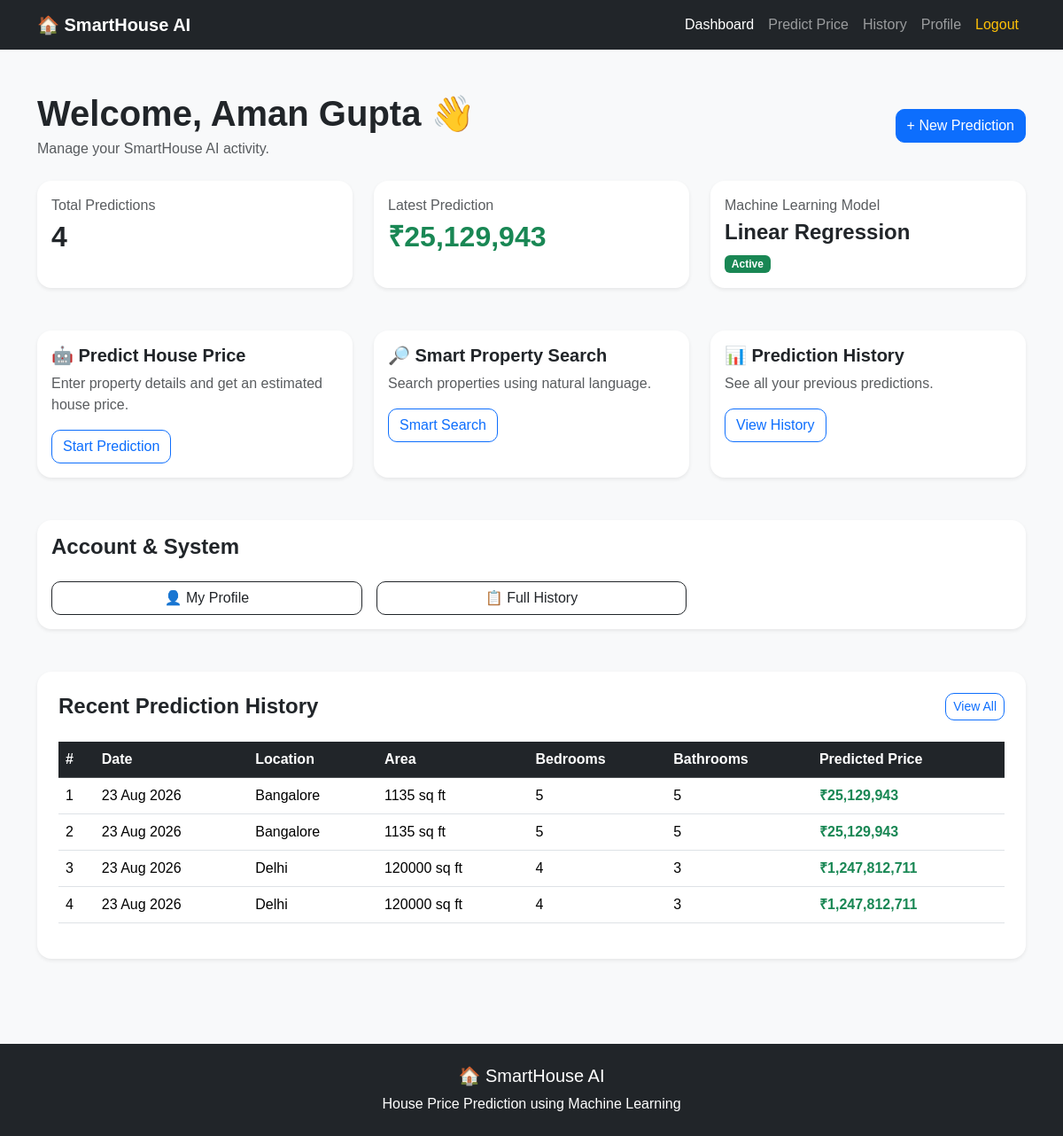
The app's page /dashboard (signed in) with its own data.
### database/models.py (models this page shows)
class User(UserMixin, db.Model):
    __tablename__ = "users"
    id = db.Column(db.Integer, primary_key=True)
    name = db.Column(
        db.String(100),
        nullable=False
    )
    email = db.Column(
        db.String(120),
        unique=True,
        nullable=False
    )
    password_hash = db.Column(
        db.String(255),
        nullable=False
    )
    role = db.Column(
        db.String(20),
        default="user"
    )
    created_at = db.Column(
        db.DateTime,
        default=datetime.utcnow
    )
    predictions = db.relationship(
        "Prediction",
        backref="user",
        lazy=True,
        cascade="all, delete-orphan"
    )

class Prediction(db.Model):
    __tablename__ = "predictions"
    id = db.Column(
        db.Integer,
        primary_key=True
    )
    user_id = db.Column(
        db.Integer,
        db.ForeignKey("users.id"),
        nullable=True
    )
    area = db.Column(
        db.Float,
        nullable=False
    )
    bedrooms = db.Column(
        db.Integer,
        nullable=False
    )
    bathrooms = db.Column(
        db.Integer,
        nullable=False
    )
    location = db.Column(
        db.String(100),
        nullable=False
    )
    predicted_price = db.Column(
        db.Float,
        nullable=False
    )
    created_at = db.Column(
        db.DateTime,
        default=datetime.utcnow
    )

### routes/main.py (the view)
@main_bp.route("/dashboard")
@login_required
def dashboard():
    history = Prediction.query.filter_by(
        user_id=current_user.id
    ).order_by(
        Prediction.created_at.desc()
    ).all()
    return render_template(
        "dashboard.html",
        history=history
    )

### app.py (called while the page is built)
@login_manager.user_loader
def load_user(user_id):
    return db.session.get(
        User,
        int(user_id)
    )

### templates/dashboard.html (shortened to what this page needs)
<!DOCTYPE html>
<html lang="en">
<head>
    <link
        href="https://cdn.jsdelivr.net/npm/bootstrap@5.3.3/dist/css/bootstrap.min.css"
        rel="stylesheet"
    >
    <link
        rel="stylesheet"
        href="{{ url_for('static', filename='css/style.css') }}"
    >
</head>
<body class="bg-light">
<nav class="navbar navbar-expand-lg navbar-dark bg-dark">
    <div class="container">
        <a
            class="navbar-brand fw-bold"
            href="{{ url_for('index') }}"
        >
            🏠 SmartHouse AI
        </a>
        <div
            class="collapse navbar-collapse"
            id="navbarNav"
        >
            <ul class="navbar-nav ms-auto">
                <li class="nav-item">
                    <a
                        class="nav-link active"
                        href="{{ url_for('main.dashboard') }}"
                    >
                        Dashboard
                    </a>
                </li>
                <li class="nav-item">
                    <a
                        class="nav-link"
                        href="{{ url_for('main.predict') }}"
                    >
                        Predict Price
                    </a>
                </li>
                <li class="nav-item">
                    <a
                        class="nav-link"
                        href="{{ url_for('main.history') }}"
                    >
                        History
                    </a>
                </li>
                <li class="nav-item">
                    <a
                        class="nav-link"
                        href="{{ url_for('main.profile') }}"
                    >
                        Profile
                    </a>
                </li>
                <li class="nav-item">
                    <a
                        class="nav-link text-warning"
                        href="{{ url_for('auth.logout') }}"
                    >
                        Logout
                    </a>
                </li>
            </ul>
        </div>
    </div>
</nav>
<div class="container py-5">
    <div class="d-flex justify-content-between align-items-center mb-4">
        <div>
            <h1 class="fw-bold mb-1">
                Welcome, {{ current_user.name }} 👋
            </h1>
            <p class="text-muted mb-0">
                Manage your SmartHouse AI activity.
            </p>
        </div>
        <a
            href="{{ url_for('main.predict') }}"
            class="btn btn-primary"
        >
            + New Prediction
        </a>
    </div>
    <div class="row g-4 mb-5">
        <div class="col-md-4">
            <div class="card border-0 shadow-sm h-100">
                <div class="card-body">
                    <p class="text-muted mb-1">
                        Total Predictions
                    </p>
                    <h2 class="fw-bold">
                        {{ history|length }}
                    </h2>
                </div>
            </div>
        </div>
        <div class="col-md-4">
            <div class="card border-0 shadow-sm h-100">
                <div class="card-body">
                    <p class="text-muted mb-1">
                        Latest Prediction
                    </p>
                    {% if history %}
                    <h2 class="fw-bold text-success">
                        ₹{{ "{:,.0f}".format(history[0].predicted_price) }}
                    </h2>
                    {% else %}
                    <h2 class="fw-bold">
                        ₹0
                    </h2>
                    {% endif %}
                </div>
            </div>
        </div>
        <div class="col-md-4">
            <div class="card border-0 shadow-sm h-100">
                <div class="card-body">
                    <p class="text-muted mb-1">
                        Machine Learning Model
                    </p>
                    <h4 class="fw-bold">
                        Linear Regression
                    </h4>
                    <span class="badge bg-success">
                        Active
                    </span>
                </div>
            </div>
        </div>
    </div>
    <div class="row g-4 mb-5">
        <div class="col-md-4">
            <div class="card border-0 shadow-sm h-100">
                <div class="card-body">
                    <h5 class="fw-bold">
                        🤖 Predict House Price
                    </h5>
                    <p class="text-muted">
                        Enter property details and get an
                        estimated house price.
                    </p>
                    <a
                        href="{{ url_for('main.predict') }}"
                        class="btn btn-outline-primary"
                    >
                        Start Prediction
                    </a>
                </div>
            </div>
        </div>
        <div class="col-md-4">
            <div class="card border-0 shadow-sm h-100">
                <div class="card-body">
                    <h5 class="fw-bold">
                        🔎 Smart Property Search
                    </h5>
                    <p class="text-muted">
                        Search properties using natural language.
                    </p>
                    <a
                        href="{{ url_for('index') }}"
                        class="btn btn-outline-primary"
                    >
                        Smart Search
                    </a>
                </div>
            </div>
        </div>
        <div class="col-md-4">
            <div class="card border-0 shadow-sm h-100">
                <div class="card-body">
                    <h5 class="fw-bold">
                        📊 Prediction History
                    </h5>
                    <p class="text-muted">
                        See all your previous predictions.
                    </p>
                    <a
                        href="{{ url_for('main.history') }}"
                        class="btn btn-outline-primary"
                    >
                        View History
                    </a>
                </div>
            </div>
        </div>
    </div>
    <div class="card border-0 shadow-sm mb-5">
        <div class="card-body">
            <h4 class="fw-bold mb-4">
                Account & System
            </h4>
            <div class="row g-3">
                <div class="col-md-4">
                    <a
                        href="{{ url_for('main.profile') }}"
                        class="btn btn-outline-dark w-100"
                    >
                        👤 My Profile
                    </a>
                </div>
                <div class="col-md-4">
                    <a
                        href="{{ url_for('main.history') }}"
                        class="btn btn-outline-dark w-100"
                    >
                        📋 Full History
                    </a>
                </div>
            </div>
        </div>
    </div>
    <div
        class="card border-0 shadow-sm"
        id="history"
    >
        <div class="card-body p-4">
            <div class="d-flex justify-content-between align-items-center mb-4">
                <h4 class="fw-bold mb-0">
                    Recent Prediction History
                </h4>
                <a
                    href="{{ url_for('main.history') }}"
                    class="btn btn-sm btn-outline-primary"
                >
                    View All
                </a>
            </div>
            {% if history %}
            <div class="table-responsive">
                <table class="table table-hover align-middle">
                    <thead class="table-dark">
                        <tr>
                            <th>#</th>
                            <th>Date</th>
                            <th>Location</th>
                            <th>Area</th>
                            <th>Bedrooms</th>
                            <th>Bathrooms</th>
                            <th>Predicted Price</th>
                        </tr>
                    </thead>
                    <tbody>
                        {% for prediction in history[:5] %}
                        <tr>
                            <td>
                                {{ loop.index }}
                            </td>
                            <td>
                                {{ prediction.created_at.strftime('%d %b %Y') }}
                            </td>
                            <td>
                                {{ prediction.location }}
                            </td>
                            <td>
                                {{ prediction.area|int }} sq ft
                            </td>
                            <td>
                                {{ prediction.bedrooms }}
                            </td>
                            <td>
                                {{ prediction.bathrooms }}
                            </td>
                            <td class="fw-bold text-success">
                                ₹{{ "{:,.0f}".format(prediction.predicted_price) }}
                            </td>
                        </tr>
                        {% endfor %}
                    </tbody>
                </table>
            </div>
            {% endif %}
        </div>
    </div>
</div>
<footer class="bg-dark text-white py-4 mt-5">
    <div class="container text-center">
        <h5>
            🏠 SmartHouse AI
        </h5>
        <p class="mb-0">
            House Price Prediction using Machine Learning
        </p>
    </div>
</footer>
</body>
</html>

### static/css/style.css (style rules this page uses)
body { font-family: Arial, sans-serif; }
.card { border-radius: 16px; }
.btn { border-radius: 10px; }

### records on screen
User: name "Aman Gupta"
Prediction: predicted_price "25,129,943", created_at "23 Aug 2026", location "Bangalore", area "1135", bedrooms "5", bathrooms "5"
Prediction: created_at "23 Aug 2026", location "Bangalore", area "1135", bedrooms "5", bathrooms "5", predicted_price "25,129,943"
Prediction: created_at "23 Aug 2026", location "Delhi", area "120000", bedrooms "4", bathrooms "3", predicted_price "1,247,812,711"
Prediction: created_at "23 Aug 2026", location "Delhi", area "120000", bedrooms "4", bathrooms "3", predicted_price "1,247,812,711"

### other values on screen
{{ history|length }} "4"
